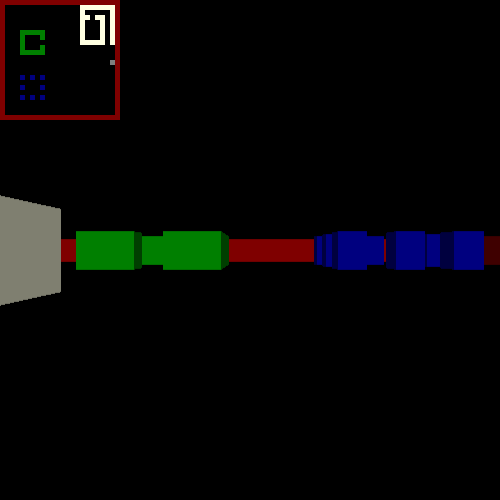
Frame 1 (no input)
Frame 60 (the mouse pressed at the canvas centre just before this capture): identical to frame 1, image omitted
Frame 120 (the mouse held since frame 60 and released just before this capture): identical to frame 1, image omitted

The Processing sketch that drew this single still picture (run headless with seeded random() and noise(); from frame 60 on, the mouse is pressed at the canvas centre):

// Processing sketch: raycast
// ── raycast.pde
int[][] worldMap = {
  { 1, 1, 1, 1, 1, 1, 1, 1, 1, 1, 1, 1, 1, 1, 1, 1, 1, 1, 1, 1, 1, 1, 1, 1 }, 
  { 1, 0, 0, 0, 0, 0, 0, 0, 0, 0, 0, 0, 0, 0, 0, 0, 0, 0, 0, 0, 0, 0, 0, 1 }, 
  { 1, 0, 0, 0, 0, 0, 0, 0, 0, 0, 0, 0, 0, 0, 0, 0, 0, 0, 0, 0, 0, 0, 0, 1 }, 
  { 1, 0, 0, 0, 0, 0, 0, 0, 0, 0, 0, 0, 0, 0, 0, 0, 0, 0, 0, 0, 0, 0, 0, 1 }, 
  { 1, 0, 0, 0, 0, 0, 2, 2, 2, 2, 2, 0, 0, 0, 0, 3, 0, 3, 0, 3, 0, 0, 0, 1 }, 
  { 1, 0, 0, 0, 0, 0, 2, 0, 0, 0, 2, 0, 0, 0, 0, 0, 0, 0, 0, 0, 0, 0, 0, 1 }, 
  { 1, 0, 0, 0, 0, 0, 2, 0, 0, 0, 2, 0, 0, 0, 0, 3, 0, 0, 0, 3, 0, 0, 0, 1 }, 
  { 1, 0, 0, 0, 0, 0, 2, 0, 0, 0, 2, 0, 0, 0, 0, 0, 0, 0, 0, 0, 0, 0, 0, 1 }, 
  { 1, 0, 0, 0, 0, 0, 2, 2, 0, 2, 2, 0, 0, 0, 0, 3, 0, 3, 0, 3, 0, 0, 0, 1 }, 
  { 1, 0, 0, 0, 0, 0, 0, 0, 0, 0, 0, 0, 0, 0, 0, 0, 0, 0, 0, 0, 0, 0, 0, 1 }, 
  { 1, 0, 0, 0, 0, 0, 0, 0, 0, 0, 0, 0, 0, 0, 0, 0, 0, 0, 0, 0, 0, 0, 0, 1 }, 
  { 1, 0, 0, 0, 0, 0, 0, 0, 0, 0, 0, 0, 0, 0, 0, 0, 0, 0, 0, 0, 0, 0, 0, 1 }, 
  { 1, 0, 0, 0, 0, 0, 0, 0, 0, 0, 0, 0, 0, 0, 0, 0, 0, 0, 0, 0, 0, 0, 0, 1 }, 
  { 1, 0, 0, 0, 0, 0, 0, 0, 0, 0, 0, 0, 0, 0, 0, 0, 0, 0, 0, 0, 0, 0, 0, 1 }, 
  { 1, 0, 0, 0, 0, 0, 0, 0, 0, 0, 0, 0, 0, 0, 0, 0, 0, 0, 0, 0, 0, 0, 0, 1 }, 
  { 1, 0, 0, 0, 0, 0, 0, 0, 0, 0, 0, 0, 0, 0, 0, 0, 0, 0, 0, 0, 0, 0, 0, 1 }, 
  { 1, 4, 4, 4, 4, 4, 4, 4, 4, 0, 0, 0, 0, 0, 0, 0, 0, 0, 0, 0, 0, 0, 0, 1 }, 
  { 1, 4, 0, 4, 0, 0, 0, 0, 4, 0, 0, 0, 0, 0, 0, 0, 0, 0, 0, 0, 0, 0, 0, 1 }, 
  { 1, 4, 0, 0, 0, 0, 5, 0, 4, 0, 0, 0, 0, 0, 0, 0, 0, 0, 0, 0, 0, 0, 0, 1 }, 
  { 1, 4, 0, 4, 0, 0, 0, 0, 4, 0, 0, 0, 0, 0, 0, 0, 0, 0, 0, 0, 0, 0, 0, 1 }, 
  { 1, 4, 0, 4, 4, 4, 4, 4, 4, 0, 0, 0, 0, 0, 0, 0, 0, 0, 0, 0, 0, 0, 0, 1 }, 
  { 1, 4, 0, 0, 0, 0, 0, 0, 0, 0, 0, 0, 0, 0, 0, 0, 0, 0, 0, 0, 0, 0, 0, 1 }, 
  { 1, 4, 4, 4, 4, 4, 4, 4, 4, 0, 0, 0, 0, 0, 0, 0, 0, 0, 0, 0, 0, 0, 0, 1 }, 
  { 1, 1, 1, 1, 1, 1, 1, 1, 1, 1, 1, 1, 1, 1, 1, 1, 1, 1, 1, 1, 1, 1, 1, 1 } 
};

// Booleans for Key presses
  boolean isForward = false;
  boolean isBackward = false;
  boolean isRight = false;
  boolean isLeft = false;


// Data for Initial Raycast Calculations
double posX = 22.0; 
double posY = 12.0;
double dirX = -1.0; 
double dirY = 0.0;
double planeX = 0.0; 
double planeY = 0.66;

double time = 0.0;
double oldTime = 0.0;
int h;
int w;

public void setup() {
  size(500, 500);
  background(0);
  strokeWeight(1.0);
  frameRate(300);
  h = 500;
  w = 500;
}

public void updateMiniMap() {
  int scale = 5;
  int c1;
  int c2; 
  int c3;
  noStroke();
  for (int n = 0; n < worldMap.length; n++) {
    for (int m = 0; m < worldMap[0].length; m++) { 
      switch (worldMap[n][m]) {
        case 1:  c1 = 127; c2 = 0; c3 = 0; break;
        case 2:  c1 = 0; c2 = 127; c3 = 0; break;
        case 3:  c1 = 0; c2 = 0; c3 = 127; break;
        case 4:  c1 = 255; c2 = 255; c3 = 225; break;
        default:  c1 = 0; c2 = 0; c3 = 0;
      }
      fill(c1, c2 ,c3);
      rect(n * scale, m * scale, scale, scale);
    }
  }
  fill(127);
  rect((int)posX * scale, (int)posY * scale, scale, scale);
  // line((int)posX * scale + .5 * scale, (int)posY * scale + .5 * scale, planeX * scale * 2, planeY * scale * 2);
  println(planeX);
  println(planeY);
}




public void draw()
{
  background(0);
  for (int x = 0; x < w; x++) {
    double cameraX = 2 * x / (double)(w) - 1.0;
    double rayDirX = dirX + planeX * cameraX;
    double rayDirY = dirY + planeY * cameraX;
    
    int mapX = (int)posX;
    int mapY = (int)posY;
    
    double deltaDistX = abs((float)(1.0 / rayDirX));
    double deltaDistY = abs((float)(1.0 / rayDirY));
    double perpWallDist;
    
    double sideDistX;
    double sideDistY;
    
    int stepX;  
    int stepY;
    
    int hit = 0;
    int side = 0;
    
    if (rayDirX < 0.0) {
      stepX = -1;
      sideDistX = (posX - mapX) * deltaDistX;
    } else {
      stepX = 1;
      sideDistX = (mapX + 1.0 - posX) * deltaDistX; 
    }   
    
    if (rayDirY < 0.0) {
      stepY = -1;
      sideDistY = (posY - mapY) * deltaDistY;
    } else {
      stepY = 1;
      sideDistY = (mapY + 1.0 - posY) * deltaDistY;
    }
    
    while (hit == 0) {
      if (sideDistX < sideDistY) {
        sideDistX += deltaDistX;
        mapX += stepX;
        side = 0;
      } else {
        sideDistY += deltaDistY;
        mapY += stepY;
        side = 1;
      }
      
      if (worldMap[mapX][mapY] > 0) {
        hit = 1;
      }
    }
    
    if (side == 0) {
      perpWallDist = (mapX - posX + (1 - stepX) / 2) / rayDirX;
    } else {
      perpWallDist = (mapY - posY + (1 - stepY) / 2) / rayDirY;
    }
   
    int lineHeight = (int)(h / perpWallDist); 

    int drawStart = -1 * lineHeight / 2 + h / 2;
    if (drawStart < 0) {
      drawStart = 0;
    }
    
    int drawEnd = lineHeight / 2 + h / 2;
    if (drawEnd >= h) {
      drawEnd = h - 1;
    }

    int c1;
    int c2; 
    int c3; 
    switch (worldMap[mapX][mapY]) {
      case 1:  c1 = 127; c2 = 0; c3 = 0; break;
      case 2:  c1 = 0; c2 = 127; c3 = 0; break;
      case 3:  c1 = 0; c2 = 0; c3 = 127; break;
      case 4:  c1 = 255; c2 = 255; c3 = 225; break;
      default:  c1 = 127; c2 = 34; c3 = 100;
    } 
    if (side == 1) {
      c1 /= 2;
      c2 /= 2;
      c3 /= 2;
    }
    stroke(c1, c2, c3);
    line(x, drawStart, x, drawEnd);
  }
  updateMiniMap();
  
  oldTime = time;
  time = millis();
  double frameTime = (time - oldTime) / 1000.0;
  println(1.0 / frameTime);
  redraw();
  


  float moveSpeed = (float)frameTime * 5.0;
  float rotSpeed = (float)frameTime * 3.0;
  
  // Move Forward
  if (isForward) {
    if (worldMap[((int)(posX + dirX * moveSpeed))][((int)posY)] == 0) { 
      posX += dirX * moveSpeed; 
    }
    if (worldMap[((int)posX)][((int)(posY + dirY * moveSpeed))] == 0) { 
      posY += dirY * moveSpeed; 
    }
  }
  
  // Move Backward
  if (isBackward) {
    if (worldMap[((int)(posX - dirX * moveSpeed))][((int)posY)] == 0) {
      posX -= dirX * moveSpeed;
    }
    if (worldMap[((int)posX)][((int)(posY - dirY * moveSpeed))] == 0) { 
      posY -= dirY * moveSpeed;
    }
  }
  
  // Turn Right
  if (isRight) {
    double oldDirX = dirX;
    dirX = (dirX * cos(-rotSpeed) - dirY * sin(-rotSpeed));
    dirY = (oldDirX * sin(-rotSpeed) + dirY * cos(-rotSpeed));
    double oldPlaneX = planeX;
    planeX = (planeX * cos(-rotSpeed) - planeY * sin(-rotSpeed));
    planeY = (oldPlaneX * sin(-rotSpeed) + planeY * cos(-rotSpeed));
  }
  
  // Turn Left
  if (isLeft) {
    double oldDirX = dirX;
    dirX = (dirX * cos(rotSpeed) - dirY * sin(rotSpeed));
    dirY = (oldDirX * sin(rotSpeed) + dirY * cos(rotSpeed));
    double oldPlaneX = planeX;
    planeX = (planeX * cos(rotSpeed) - planeY * sin(rotSpeed));
    planeY = (oldPlaneX * sin(rotSpeed) + planeY * cos(rotSpeed));
  }

}

void keyPressed() {
  setMove(keyCode, true);
}

void keyReleased() {
  setMove(keyCode, false);
}

void setMove(int k, boolean b) {
  println(k);
  switch(k) {
    case 38:
            isForward = b;
            break;
    case 40:
            isBackward = b;
            break;
    case 39:
            isRight = b;
            break;
    case 37:
            isLeft = b;
            break;
    default:
            break;
  }
  
}
 
